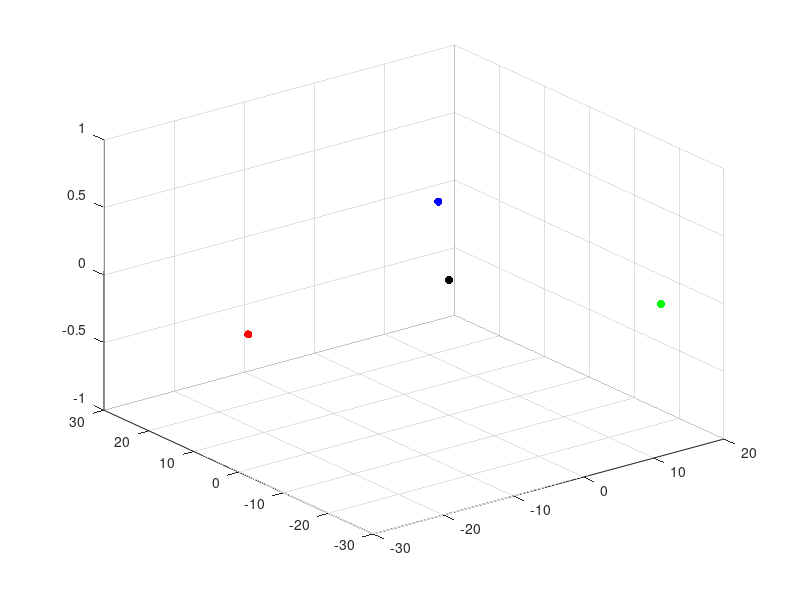

The MATLAB source for this figure: (Note: this script raises an error after producing the figure.)
clear;
close all;
clc;

% HEIGHT AND NORMAL VECTOR
h = 120;
%n = [0, 0, 1];
n = [-0.25, 0.33, 1];
n = n/norm(n);

% CONSTANTS
R_b = 28.65;
R_p = 84.00;
L1 = 80.00;
L2 = 80.00;

% COORDINATE OF POINTS ON BASE
base_c = [0, 0, 0];

M1 = [R_b * cos(pi); R_b * sin(pi); 0];
M2 = [R_b * cos(5*pi/3); R_b * sin(5*pi/3); 0];
M3 = [R_b * cos(pi/3); R_b * sin(pi/3); 0];


% BALL JOINT COORDINATES
B1 = [
    -n(3)*R_p/sqrt(n(1)^2 + n(3)^2); 
    0;
    h + n(1)*R_p/sqrt(n(1)^2 + n(3)^2)
    ];

B2 = [
    n(3)*R_p/sqrt(4*n(3)^2 + (n(2)*sqrt(3) - n(1))^2);
    - sqrt(3) * n(3) * R_p / sqrt(4*n(3)^2 + (n(2)*sqrt(3) - n(1))^2);
    h + R_p * (n(2) * sqrt(3) - n(1)) / sqrt(4*n(3)^2 + (n(2)*sqrt(3) - n(1))^2);
    ];

B3 = [
    n(3)*R_p/sqrt(4*n(3)^2 + (n(2)*sqrt(3) + n(1))^2);
    sqrt(3) * n(3) * R_p / sqrt(4*n(3)^2 + (n(2)*sqrt(3) + n(1))^2);
    h - R_p * (n(2) * sqrt(3) + n(1)) / sqrt(4*n(3)^2 + (n(2)*sqrt(3) + n(1))^2);
    ];

% REACHABILITY
assert(norm(B1-M1)<L1+L2 & norm(B1-M1)>abs(L1-L2));
assert(norm(B2-M2)<L1+L2 & norm(B2-M2)>abs(L1-L2));
assert(norm(B3-M3)<L1+L2 & norm(B3-M3)>abs(L1-L2));


% PLOT
figure;
xlim([-2, 2]);
ylim([-2, 2]);
zlim([-1, 4]);
axis equal;

% Elements on base
scatter3(base_c(1), base_c(2), base_c(3), 'k', 'filled'); hold on;
scatter3(M1(1), M1(2), M1(3), 'r', 'filled'); hold on;
scatter3(M2(1), M2(2), M2(3), 'g', 'filled'); hold on;
scatter3(M3(1), M3(2), M3(3), 'b', 'filled'); hold on;
plotCircle3D(base_c, [0, 0, 1], R_b, 'k-'); hold on;

% Planes

% B1 plane
% [x z] = meshgrid(-120:120:0, -0:120:120);
% y = z * 0;
% s = surf(x,y,z); hold on;
% s.FaceColor = 'r';
% s.FaceAlpha = 0.25;

% B2 plane
 % [x z] = meshgrid(0:50:50, 0:140:140);
 % y = -sqrt(3) * x;
 % s = surf(x,y,z); hold on;
 % s.FaceColor = 'g';
 % s.FaceAlpha = 0.25;

% B3 plane
 % [x z] = meshgrid(0:60:60, 0:120:120);
 % y = sqrt(3) * x;
 % s = surf(x,y,z); hold on;
 % s.FaceColor = 'b';
 % s.FaceAlpha = 0.25;

% Plane plane
% [x y] = meshgrid(-2:4:2, -2:4:2);
% z = 1/(n(3)) * (h * n(3) - n(1) * x - n(2) * y);
% s = surf(x,y,z); hold on;
% s.FaceColor = 'y';
% s.FaceAlpha = 0.25;


% Ball joints
scatter3(0, 0, h, 'y', 'filled'); hold on;
plotCircle3D([0, 0, h], n, R_p, 'k-'); hold on;
quiver3(0, 0, h, 10*n(1), 10*n(2), 10*n(3), 'k');
scatter3(B1(1), B1(2), B1(3), 'r', 'filled'); hold on;
scatter3(B2(1), B2(2), B2(3), 'g', 'filled'); hold on;
scatter3(B3(1), B3(2), B3(3), 'b', 'filled'); hold on;

% Pin joints

% 1
A = (L1^2 - L2^2 + (M1(1)^2 - B1(1)^2 + M1(2)^2 - B1(2)^2 + M1(3)^2 - B1(3)^2))/(2*(M1(3) - B1(3)));
B = (B1(1) - M1(1))/(M1(3) - B1(3));
C = (B1(2) - M1(2))/(M1(3) - B1(3));
E = 0;
P1x = ((2*B1(1)+2*E*B1(2)-2*(B+C*E)*(A-B1(3))) - sqrt((-2*B1(1)-2*E*B1(2)+2*(B+C*E)*(A-B1(3)))^2 - 4*(1+E^2+(B+C*E)^2)*(B1(1)^2+B1(2)^2+(A-B1(3))^2-L1^2)))/(2 * (1 + E^2 + (B+C*E)^2));
P1 = [P1x; E * P1x; A + (B+C*E) * P1x];

% 2
A = (L1^2 - L2^2 + (M2(1)^2 - B2(1)^2 + M2(2)^2 - B2(2)^2 + M2(3)^2 - B2(3)^2))/(2*(M2(3) - B2(3)));
B = (B2(1) - M2(1))/(M2(3) - B2(3));
C = (B2(2) - M2(2))/(M2(3) - B2(3));
E = -sqrt(3);

P2x = ((2*B2(1)+2*E*B2(2)-2*(B+C*E)*(A-B2(3))) + sqrt((-2*B2(1)-2*E*B2(2)+2*(B+C*E)*(A-B2(3)))^2 - 4*(1+E^2+(B+C*E)^2)*(B2(1)^2+B2(2)^2+(A-B2(3))^2-L1^2)))/(2 * (1 + E^2 + (B+C*E)^2));
P2 = [P2x; E * P2x; A + (B+C*E) * P2x];

% 3
A = (L1^2 - L2^2 + (M3(1)^2 - B3(1)^2 + M3(2)^2 - B3(2)^2 + M3(3)^2 - B3(3)^2))/(2*(M3(3) - B3(3)));
B = (B3(1) - M3(1))/(M3(3) - B3(3));
C = (B3(2) - M3(2))/(M3(3) - B3(3));
E = sqrt(3);

P3x = ((2*B3(1)+2*E*B3(2)-2*(B+C*E)*(A-B3(3))) + sqrt((-2*B3(1)-2*E*B3(2)+2*(B+C*E)*(A-B3(3)))^2 - 4*(1+E^2+(B+C*E)^2)*(B3(1)^2+B3(2)^2+(A-B3(3))^2-L1^2)))/(2 * (1 + E^2 + (B+C*E)^2));
P3 = [P3x; E * P3x; A + (B+C*E) * P3x];

scatter3(P1(1), P1(2), P1(3), 'r', 'filled'); hold on;
scatter3(P2(1), P2(2), P2(3), 'g', 'filled'); hold on;
scatter3(P3(1), P3(2), P3(3), 'b', 'filled'); hold on;
plot3([P1(1), B1(1)], [P1(2), B1(2)], [P1(3), B1(3)], 'r');
plot3([P1(1), M1(1)], [P1(2), M1(2)], [P1(3), M1(3)], 'r');
plot3([P2(1), B2(1)], [P2(2), B2(2)], [P2(3), B2(3)], 'g');
plot3([P2(1), M2(1)], [P2(2), M2(2)], [P2(3), M2(3)], 'g');
plot3([P3(1), B3(1)], [P3(2), B3(2)], [P3(3), B3(3)], 'b');
plot3([P3(1), M3(1)], [P3(2), M3(2)], [P3(3), M3(3)], 'b');

axis equal;

% LABELS
% d = 0.06 * R_p;                          % offset
% lab = {'Interpreter', 'latex', 'FontSize', 12};
% 
% text(M1(1)-d, M1(2), M1(3)-d, '$M_1$', lab{:});
% text(M2(1), M2(2)-d, M2(3)-d, '$M_2$', lab{:});
% text(M3(1), M3(2)+d, M3(3)-d, '$M_3$', lab{:});
% 
% text(P1(1)-d, P1(2), P1(3), '$P_1$', lab{:});
% text(P2(1), P2(2)-d, P2(3), '$P_2$', lab{:});
% text(P3(1), P3(2)+d, P3(3), '$P_3$', lab{:});
% 
% text(B1(1)-d, B1(2), B1(3)+d, '$B_1$', lab{:});
% text(B2(1), B2(2)-d, B2(3)+d, '$B_2$', lab{:});
% text(B3(1), B3(2)+d, B3(3)+d, '$B_3$', lab{:});
% 
% text(0, d, h, '$c$', lab{:});
% text(10*n(1), 10*n(2), h + 10*n(3) + d, '$\vec{n}$', lab{:});
% 
% link lengths
% text((P1(1)+B1(1))/2 - 2*d, 0, (P1(3)+B1(3))/2, '$L_1$', lab{:});
% text((P1(1)+M1(1))/2 - 2*d, 0, (P1(3)+M1(3))/2, '$L_2$', lab{:});
% 
% radii and height
% text(-R_b/2, 0, -d, '$R_b$', lab{:});
% text(-R_p/2, 0, h + d, '$R_p$', lab{:});
% text(d/2, 0, h/2, '$h$', lab{:});
% plot3([0, 0], [0, 0], [0, h], 'k:'); 

% ANGLES
q1 = atan(sqrt((P1(2)-M1(2))^2 + (P1(1)-M1(1))^2)/abs(P1(3)-M1(3)))
q2 = atan(sqrt((P2(2)-M2(2))^2 + (P2(1)-M2(1))^2)/abs(P2(3)-M2(3)))
q3 = atan(sqrt((P3(2)-M3(2))^2 + (P3(1)-M3(1))^2)/abs(P3(3)-M3(3)))
